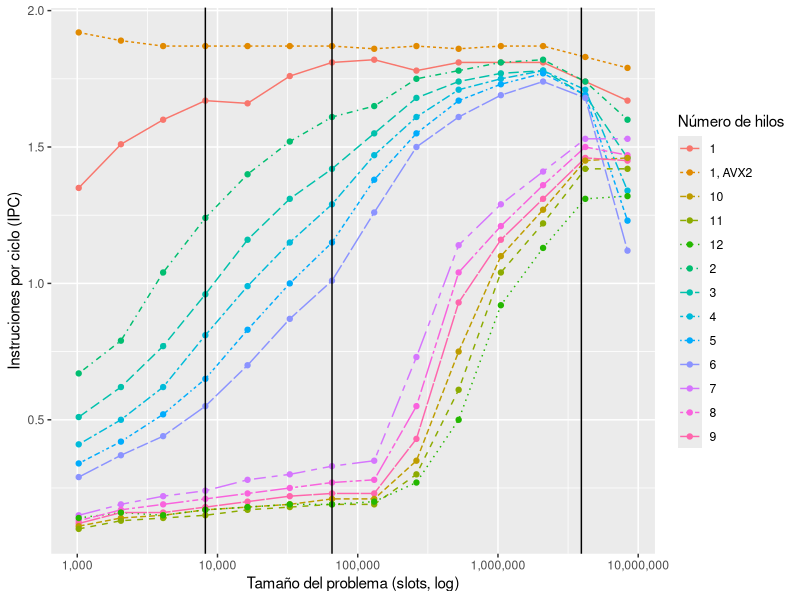
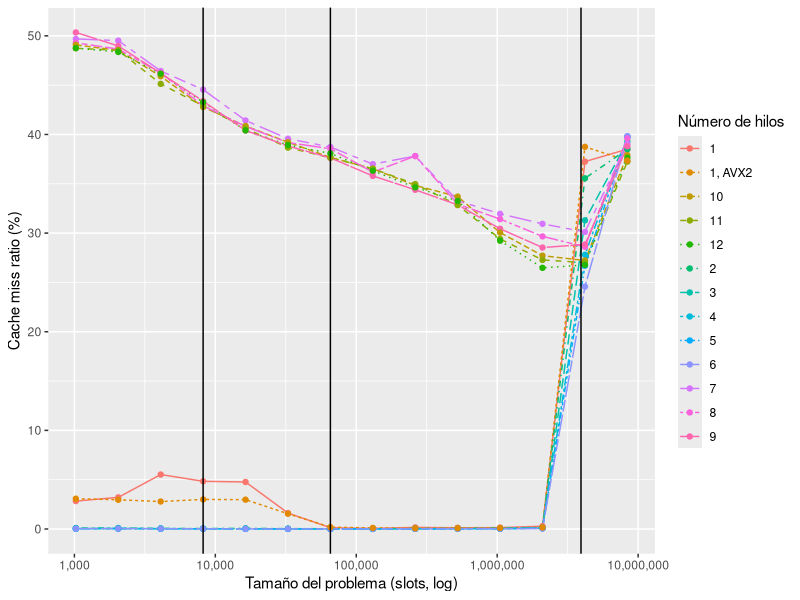
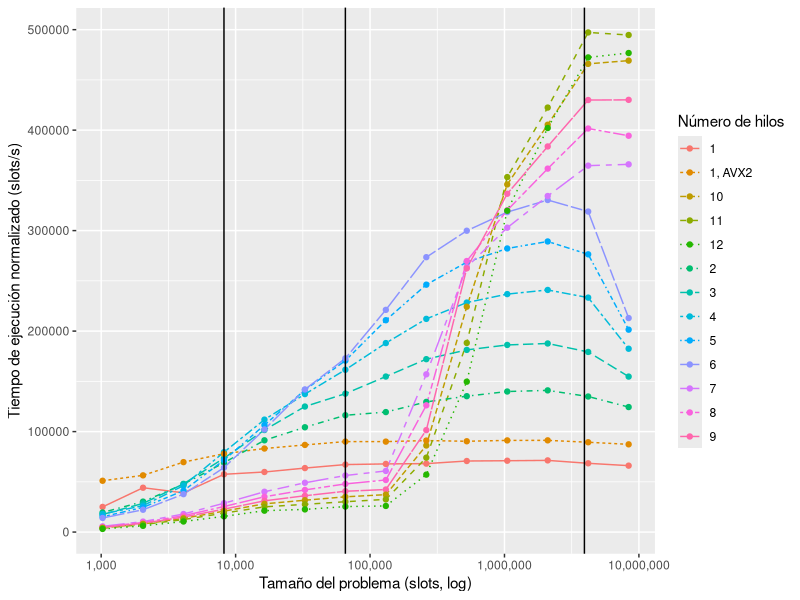
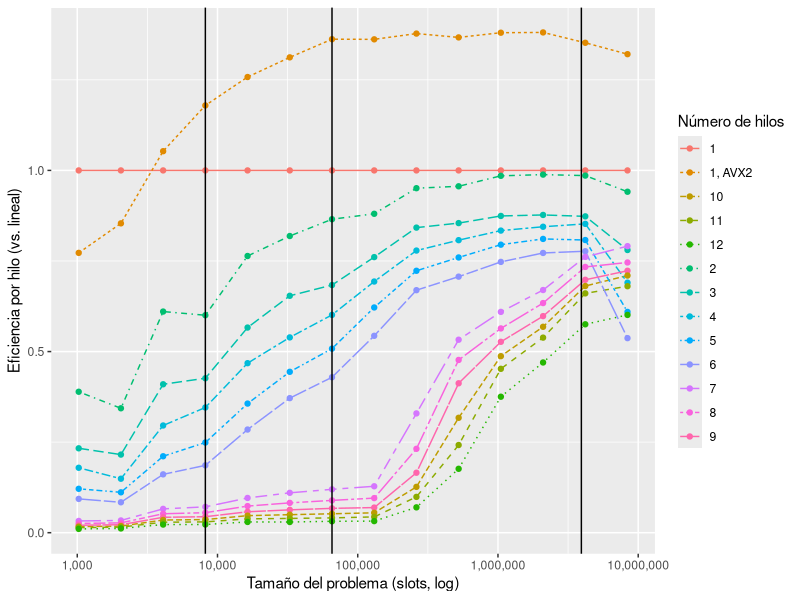

R code for these plots, in order:
library(ggplot2)
library(scales)

options(scipen=10000)

data = read.csv("melted.csv", header=T)
data$threads = factor(data$threads)

plot_field <- function(name, label) {
  filtered <- subset(data, var==name)

  p <- ggplot(filtered, aes(x=slots, y=value, group=threads, color=threads, linetype=threads)) +
    geom_line() +
    geom_point() +
    scale_x_log10(labels = comma) +
    labs(y = label) +
    labs(x = "Tamaño del problema (slots, log)") +
    labs(color = "Número de hilos", linetype = "Número de hilos") +
    geom_vline(xintercept=8192) + # L1
    geom_vline(xintercept=65536) + # L2
    geom_vline(xintercept=3932160) # L3

  print(p)
}

plot_field("ipc", "Instruciones por ciclo (IPC)")
plot_field("cachemiss", "Cache miss ratio (%)")
plot_field("normtime", "Tiempo de ejecución normalizado (slots/s)")
plot_field("efficiency", "Eficiencia por hilo (vs. lineal)")
